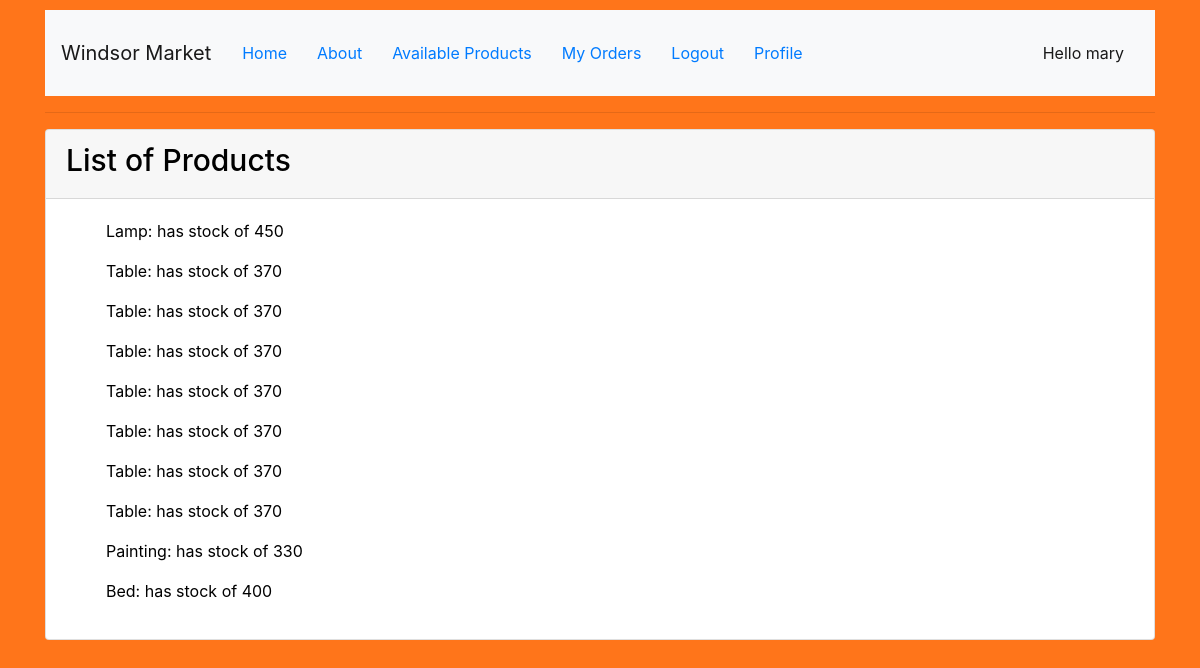
Screenshot of /myapp/myorders/ (signed in) with the database file from the repository.
### myapp/models.py (models this page shows, shortened)
class Order(models.Model):
    ORDER_CHOICES = [(0, 'Order Cancelled'), (1, 'Order Placed'), (2, 'Order Shipped'), (3, 'Order Delivered')]
    product = models.ForeignKey(Product, on_delete=models.CASCADE)
    client = models.ForeignKey(Client, on_delete=models.CASCADE)
    num_units = models.PositiveIntegerField(default=100)
    order_status = models.IntegerField(max_length=1, choices=ORDER_CHOICES, default=1)
    status_date = models.DateField(default=timezone.now)

class Product(models.Model):
    category = models.ForeignKey(Category, related_name='products', on_delete=models.CASCADE)
    name = models.CharField(max_length=200)
    price = models.DecimalField(max_digits=10, decimal_places=2)
    stock = models.PositiveIntegerField(default=100, validators=[MaxValueValidator(1000), MinValueValidator(0)])
    available = models.BooleanField(default=True)
    description = models.TextField(max_length=100, null=True, blank=True)
    intrested = models.PositiveIntegerField(default=0)
    def __str__(self):
        return self.name + ": has stock of " + str(self.stock)

### myapp/views.py (the view)
# urls.py: path(r'myorders/', views.myorders, name='my_order'),
def myorders(request):
    if request.session.has_key('username'):
        username = request.session['username']
        my_order_list = Order.objects.filter(client__username=username)
        return render(request, 'myapp/myorder.html', {'myorderlist': my_order_list})
    else:
        request.session['after_login'] = 'myorders'
        return redirect('/myapp/login/')

### myapp/templates/myapp/myorder.html
{% extends 'myapp/base.html' %}
{% block body_block %}
    <div class="card">
        <div class="card-header">
            <h1>List of Products</h1>
        </div>
        <div class="card-body">
            {% if myorderlist %}
                {% for m in myorderlist %}
                <ol>
                {{ m.product}}
                </ol>
                {% endfor %}
        </div>
        {% else %}
            <div class="card-body">
                <strong>There are no orders by you!!!</strong>
            </div>
        {% endif %}
    </div>
{% endblock %}

### myapp/static/myapp/style.css (style rules this page uses)
body { background-color:#ff751a; color: black; }
h1 { color:black; font-size:30px; font-style:normal; text-align: left; }

### rows the page displays
Order: product "Lamp: has stock of 450"
Order: product "Table: has stock of 370"
Order: product "Table: has stock of 370"
Order: product "Table: has stock of 370"
Order: product "Table: has stock of 370"
Order: product "Table: has stock of 370"
Order: product "Table: has stock of 370"
Order: product "Table: has stock of 370"
Order: product "Painting: has stock of 330"
Order: product "Bed: has stock of 400"

### other values shown
{{ request.session.username }} "mary"
